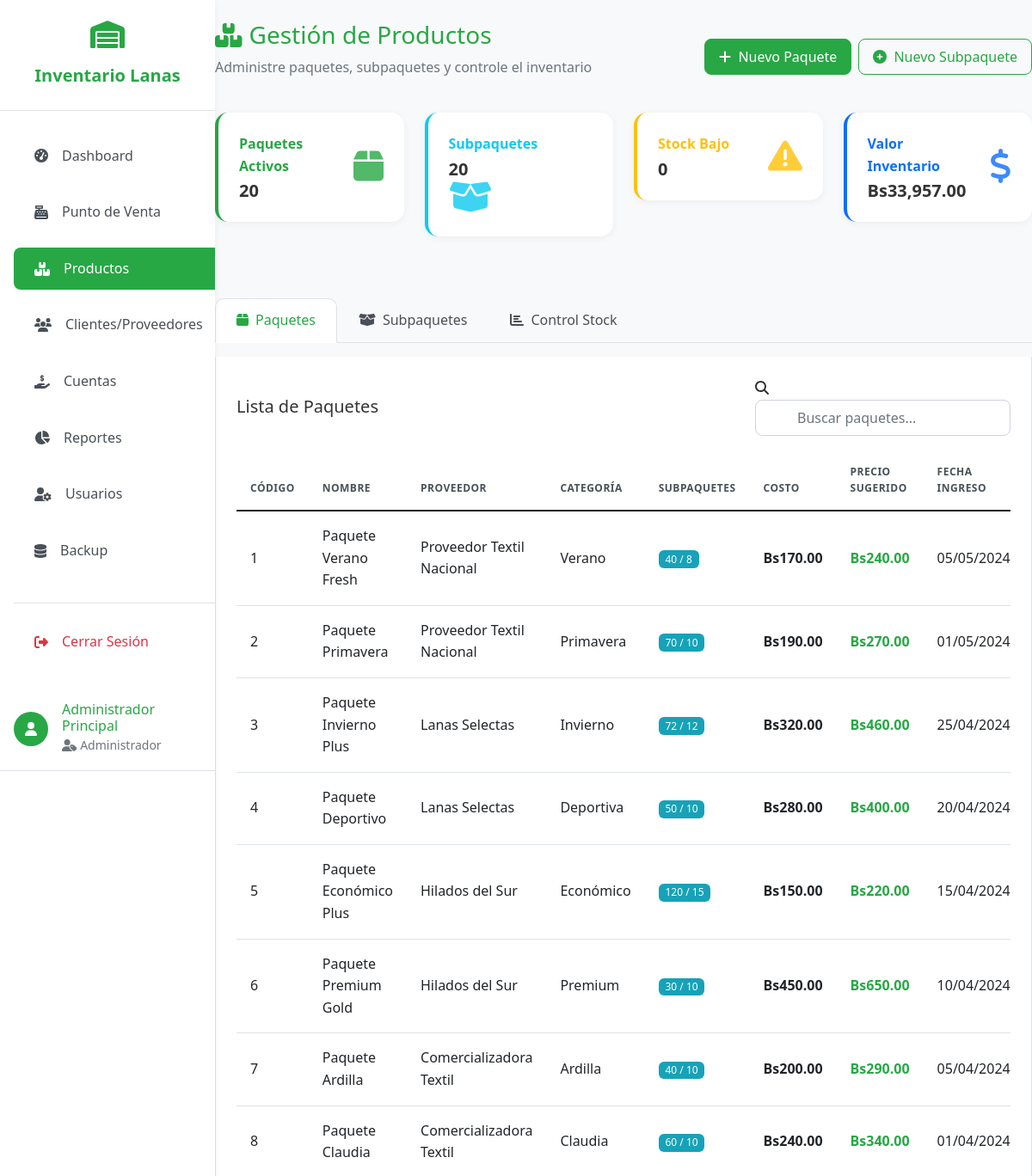
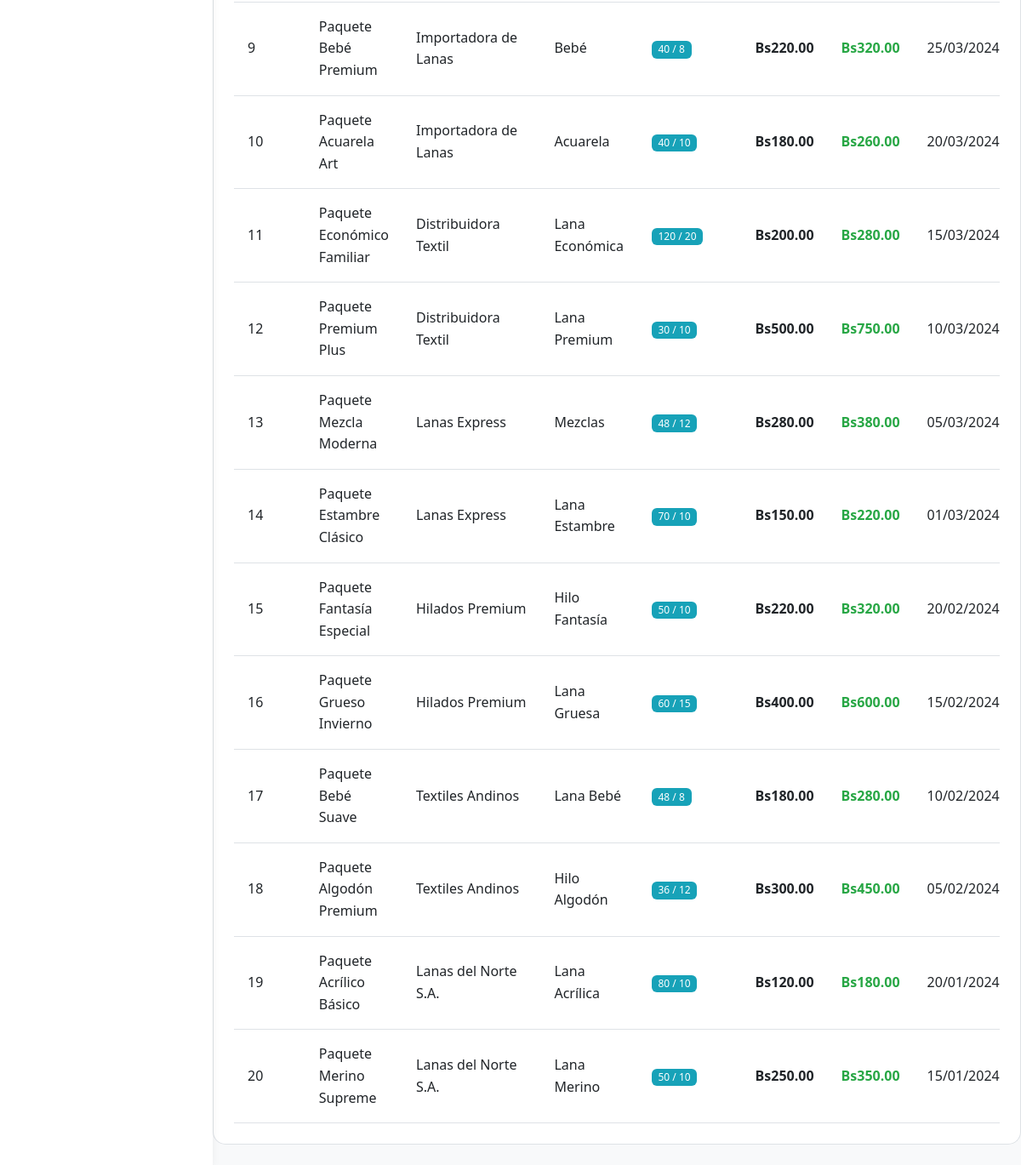
/modulo_productos.php (signed in), run on the app's committed database (2 pictures, top to bottom).
### tables this page shows
CREATE TABLE `paquetes` (
  `id` int(11) NOT NULL AUTO_INCREMENT,
  `codigo` varchar(50) NOT NULL,
  `proveedor_id` int(11) DEFAULT NULL,
  `categoria_id` int(11) DEFAULT NULL,
  `nombre` varchar(150) DEFAULT NULL,
  `descripcion` text DEFAULT NULL,
  `subpaquetes_por_paquete` int(11) DEFAULT 10,
  `cantidad_paquetes` int(11) DEFAULT 0,
  `cantidad_subpaquetes` int(11) DEFAULT 0,
  `costo` decimal(10,2) DEFAULT NULL,
  `precio_venta_sugerido` decimal(10,2) DEFAULT NULL,
  `fecha_ingreso` date DEFAULT NULL,
  `ubicacion` varchar(50) DEFAULT NULL,
  PRIMARY KEY (`id`),
  UNIQUE KEY `codigo` (`codigo`),
  KEY `idx_paquete_proveedor` (`proveedor_id`),
  KEY `idx_paquete_categoria` (`categoria_id`),
  CONSTRAINT `paquetes_ibfk_1` FOREIGN KEY (`proveedor_id`) REFERENCES `proveedores` (`id`),
  CONSTRAINT `paquetes_ibfk_2` FOREIGN KEY (`categoria_id`) REFERENCES `categorias` (`id`)
);

CREATE TABLE `proveedores` (
  `id` int(11) NOT NULL AUTO_INCREMENT,
  `nombre` varchar(100) NOT NULL,
  `ruc` varchar(20) DEFAULT NULL,
  `telefono` varchar(20) DEFAULT NULL,
  `email` varchar(100) DEFAULT NULL,
  `direccion` text DEFAULT NULL,
  `ciudad` varchar(50) DEFAULT NULL,
  `saldo_deuda` decimal(10,2) DEFAULT 0.00,
  `activo` tinyint(1) DEFAULT 1,
  `creado_en` timestamp NOT NULL DEFAULT current_timestamp(),
  PRIMARY KEY (`id`)
);

CREATE TABLE `categorias` (
  `id` int(11) NOT NULL AUTO_INCREMENT,
  `proveedor_id` int(11) DEFAULT NULL,
  `nombre` varchar(100) NOT NULL,
  `descripcion` text DEFAULT NULL,
  PRIMARY KEY (`id`),
  KEY `idx_categoria_proveedor` (`proveedor_id`),
  CONSTRAINT `categorias_ibfk_1` FOREIGN KEY (`proveedor_id`) REFERENCES `proveedores` (`id`) ON DELETE CASCADE
);

### funciones.php (called while the page is built, shortened)
<?php
class Funciones {
    public static function formatearFecha($fecha, $formato = 'd/m/Y') {
        $timestamp = strtotime($fecha);
        return date($formato, $timestamp);
    }
    public static function formatearMonedaBolivianos($monto) {
        return 'Bs' . number_format($monto, 2, '.', ',');
    }
}
?>

### modulo_productos.php (the view, shortened to what this page needs)
<?php
require_once 'funciones.php';
$db = getDB();
$paquetes = [];
$subpaquetes = [];
$stock_bajo = [];
try {
    $stmt = $db->query("SELECT p.*,
                               prov.nombre as proveedor_nombre,
                               cat.nombre as categoria_nombre
                       FROM paquetes p
                       JOIN proveedores prov ON p.proveedor_id = prov.id
                       JOIN categorias cat ON p.categoria_id = cat.id
                       ORDER BY p.fecha_ingreso DESC");
    $paquetes = $stmt->fetchAll();
    $stmt = $db->query("SELECT s.*,
                               p.nombre as paquete_nombre,
                               p.codigo as paquete_codigo,
                               p.id as paquete_id
                       FROM subpaquetes s
                       JOIN paquetes p ON s.paquete_id = p.id
                       ORDER BY p.nombre, s.nombre_color");
    $subpaquetes = $stmt->fetchAll();
    $stmt = $db->prepare("SELECT s.*,
                                 p.nombre as paquete_nombre,
                                 p.codigo as paquete_codigo
                         FROM subpaquetes s
                         JOIN paquetes p ON s.paquete_id = p.id
                         WHERE s.stock <= s.min_stock
                         ORDER BY s.stock ASC
                         LIMIT 10");
    $stmt->execute();
    $stock_bajo = $stmt->fetchAll();
} catch (PDOException $e) {
    $error = "Error cargando datos: " . $e->getMessage();
}
?>
<!DOCTYPE html>
<html lang="es">
<head>
    <?php include 'header.php'; ?>
</head>
<body>
    <?php include 'sidebar.php'; ?>
    <div class="main-content">
        <div class="container-fluid py-4">
            <div class="d-flex justify-content-between align-items-center mb-4">
                <div>
                    <h1 class="h3 mb-2 text-success">
                        <i class="fas fa-boxes me-2"></i>Gestión de Productos
                    </h1>
                    <p class="text-muted">
                        Administre paquetes, subpaquetes y controle el inventario
                    </p>
                </div>
                <div class="d-flex gap-2">
                    <button class="btn btn-success" onclick="mostrarModalPaquete('nuevo')">
                        <i class="fas fa-plus me-2"></i>Nuevo Paquete
                    </button>
                    <button class="btn btn-outline-success" onclick="mostrarModalSubpaquete('nuevo')">
                        <i class="fas fa-plus-circle me-2"></i>Nuevo Subpaquete
                    </button>
                </div>
            </div>
            <div class="row mb-4">
                <div class="col-xl-3 col-md-6 mb-4">
                    <div class="card stats-card border-start border-success border-4">
                        <div class="card-body">
                            <div class="row align-items-center">
                                <div class="col">
                                    <div class="text-xs fw-bold text-success mb-1">
                                        Paquetes Activos
                                    </div>
                                    <div class="h5 mb-0 fw-bold">
                                        <?php echo count($paquetes); ?>
                                    </div>
                                </div>
                                <div class="col-auto">
                                    <i class="fas fa-box stats-icon text-success"></i>
                                </div>
                            </div>
                        </div>
                    </div>
                </div>
                <div class="col-xl-3 col-md-6 mb-4">
                    <div class="card stats-card border-start border-info border-4">
                        <div class="card-body">
                            <div class="row align-items-center">
                                <div class="col">
                                    <div class="text-xs fw-bold text-info mb-1">
                                        Subpaquetes
                                    </div>
                                    <div class="h5 mb-0 fw-bold">
                                        <?php echo count($subpaquetes); ?>
                                    </div>
                                </div>
                                <div class="col-auto">
                                    <i class="fas fa-box-open stats-icon text-info"></i>
                                </div>
                            </div>
                        </div>
                    </div>
                </div>
                <div class="col-xl-3 col-md-6 mb-4">
                    <div class="card stats-card border-start border-warning border-4">
                        <div class="card-body">
                            <div class="row align-items-center">
                                <div class="col">
                                    <div class="text-xs fw-bold text-warning mb-1">
                                        Stock Bajo
                                    </div>
                                    <div class="h5 mb-0 fw-bold">
                                        <?php echo count($stock_bajo); ?>
                                    </div>
                                </div>
                                <div class="col-auto">
                                    <i class="fas fa-exclamation-triangle stats-icon text-warning"></i>
                                </div>
                            </div>
                        </div>
                    </div>
                </div>
                <div class="col-xl-3 col-md-6 mb-4">
                    <div class="card stats-card border-start border-primary border-4">
                        <div class="card-body">
                            <div class="row align-items-center">
                                <div class="col">
                                    <div class="text-xs fw-bold text-primary mb-1">
                                        Valor Inventario
                                    </div>
                                    <div class="h5 mb-0 fw-bold">
                                        <?php
                                        $valor_total = 0;
                                        foreach ($subpaquetes as $subpaquete) {
                                            $valor_total += $subpaquete['precio_venta'] * $subpaquete['stock'];
                                        }
                                        echo Funciones::formatearMonedaBolivianos($valor_total);
                                        ?>
                                    </div>
                                </div>
                                <div class="col-auto">
                                    <i class="fas fa-dollar-sign stats-icon text-primary"></i>
                                </div>
                            </div>
                        </div>
                    </div>
                </div>
            </div>
            <ul class="nav nav-tabs mb-3" id="productTabs" role="tablist">
                <li class="nav-item" role="presentation">
                    <button class="nav-link active" id="paquetes-tab" data-bs-toggle="tab"
                            data-bs-target="#paquetes" type="button" role="tab">
                        <i class="fas fa-box me-2"></i>Paquetes
                    </button>
                </li>
                <li class="nav-item" role="presentation">
                    <button class="nav-link" id="subpaquetes-tab" data-bs-toggle="tab"
                            data-bs-target="#subpaquetes" type="button" role="tab">
                        <i class="fas fa-box-open me-2"></i>Subpaquetes
                    </button>
                </li>
                <li class="nav-item" role="presentation">
                    <button class="nav-link" id="stock-tab" data-bs-toggle="tab"
                            data-bs-target="#stock" type="button" role="tab">
                        <i class="fas fa-chart-bar me-2"></i>Control Stock
                    </button>
                </li>
            </ul>
            <div class="tab-content" id="productTabsContent">
                <div class="tab-pane fade show active" id="paquetes" role="tabpanel">
                    <div class="d-flex justify-content-between align-items-center mb-3">
                        <h5 class="mb-0">Lista de Paquetes</h5>
                        <div class="search-container">
                            <i class="fas fa-search"></i>
                            <input type="text" class="form-control" id="searchPaquetes"
                                   placeholder="Buscar paquetes...">
                        </div>
                    </div>
                    <div class="table-responsive">
                        <table class="table table-hover" id="tablePaquetes">
                            <thead>
                                <tr>
                                    <th>Código</th>
                                    <th>Nombre</th>
                                    <th>Proveedor</th>
                                    <th>Categoría</th>
                                    <th>Subpaquetes</th>
                                    <th>Costo</th>
                                    <th>Precio Sugerido</th>
                                    <th>Fecha Ingreso</th>
                                </tr>
                            </thead>
                            <tbody>
                                <?php foreach ($paquetes as $paquete): ?>
                                    <tr>
                                        <td>
                                        </td>
                                        <td><?php echo htmlspecialchars($paquete['nombre']); ?></td>
                                        <td><?php echo htmlspecialchars($paquete['proveedor_nombre']); ?></td>
                                        <td><?php echo htmlspecialchars($paquete['categoria_nombre']); ?></td>
                                        <td>
                                            <span class="badge bg-info">
                                                <?php echo $paquete['cantidad_subpaquetes']; ?> / <?php echo $paquete['subpaquetes_por_paquete']; ?>
                                            </span>
                                        </td>
                                        <td class="fw-bold"><?php echo Funciones::formatearMonedaBolivianos($paquete['costo']); ?></td>
                                        <td class="fw-bold text-success"><?php echo Funciones::formatearMonedaBolivianos($paquete['precio_venta_sugerido']); ?></td>
                                        <td><?php echo Funciones::formatearFecha($paquete['fecha_ingreso']); ?></td>
                                    </tr>
                                <?php endforeach; ?>
                            </tbody>
                        </table>
                    </div>
                </div>
            </div>
        </div>
    </div>
    <?php include 'footer.php'; ?>
</body>
</html>

### assets/css/style.css (style rules this page uses)
:root { --primary-color: #28a745; --secondary-color: #20c997; --light-green: #d4edda; --dark-green: #218838; --sidebar-width: 250px; --header-height: 60px; }
* { margin: 0; padding: 0; box-sizing: border-box; }
body { font-family: 'Segoe UI', Tahoma, Geneva, Verdana, sans-serif; background-color: #f8f9fa; color: #333; line-height: 1.6; }
.main-content { margin-left: var(--sidebar-width); min-height: 100vh; background-color: #f8f9fa; transition: margin-left 0.3s ease; padding: 0 !important; }
.main-content .container-fluid { padding-left: 0 !important; padding-right: 0 !important; }
.card { border: none; border-radius: 0.75rem; box-shadow: 0 2px 15px rgba(0, 0, 0, 0.05); transition: box-shadow 0.3s ease; margin-bottom: 1.5rem; }
.card-body { padding: 1.5rem; }
.table { margin-bottom: 0; }
.table thead th { border-top: none; border-bottom: 1px solid #dee2e6; font-weight: 600; color: #495057; text-transform: uppercase; font-size: 0.75rem; letter-spacing: 0.5px; padding: 1rem; }
.table tbody td { padding: 1rem; vertical-align: middle; }
.btn { border-radius: 0.5rem; font-weight: 500; padding: 0.5rem 1rem; transition: all 0.3s ease; }
.btn-success { background-color: var(--primary-color); border-color: var(--primary-color); }
.btn-outline-success { color: var(--primary-color); border-color: var(--primary-color); }
.form-control, .form-select { border-radius: 0.5rem; border: 1px solid #ced4da; padding: 0.5rem 1rem; transition: all 0.3s ease; }
.badge { border-radius: 0.375rem; padding: 0.35em 0.65em; font-weight: 500; }
.badge.bg-info { background-color: #17a2b8 !important; }
.text-success { color: var(--primary-color) !important; }
.border-success { border-color: var(--primary-color) !important; }
.stats-card { border-left: 4px solid var(--primary-color); transition: all 0.3s ease; }
.stats-icon { font-size: 2.5rem; opacity: 0.8; }

### header.php (style rules this page uses)
:root { --primary-color: #28a745; --secondary-color: #20c997; --light-green: #d4edda; --dark-green: #218838; --sidebar-width: 250px; }
body { font-family: 'Segoe UI', Tahoma, Geneva, Verdana, sans-serif; background-color: #f8f9fa; }
.btn-success { background-color: var(--primary-color); border-color: var(--primary-color); }
.btn-outline-success { color: var(--primary-color); border-color: var(--primary-color); }
.border-success { border-color: var(--primary-color) !important; }
.text-success { color: var(--primary-color) !important; }
.card { border: none; box-shadow: 0 2px 10px rgba(0,0,0,0.05); transition: box-shadow 0.3s ease; }

### modulo_productos.php (style rules this page uses)
.stats-card { transition: all 0.3s ease; border: none; border-radius: 15px; overflow: hidden; }
.stats-icon { font-size: 2.5rem; opacity: 0.8; }
.tab-content { background: white; border-radius: 0 0 15px 15px; padding: 1.5rem; border: 1px solid #dee2e6; border-top: none; }
.nav-tabs .nav-link { border: 1px solid transparent; border-radius: 10px 10px 0 0; padding: 0.75rem 1.5rem; font-weight: 500; color: #495057; transition: all 0.3s; }
.nav-tabs .nav-link.active { color: var(--primary-color); background-color: white; border-color: #dee2e6 #dee2e6 #fff; }
.search-container { position: relative; max-width: 300px; }
.search-container input { padding-left: 3rem; }

### data on the page
paquetes: nombre "Paquete Verano Fresh", proveedor.nombre "Proveedor Textil Nacional", categoria.nombre "Verano", cantidad_subpaquetes "40", subpaquetes_por_paquete "8", costo "Bs170.00", precio_venta_sugerido "Bs240.00", fecha_ingreso "05/05/2024"
paquetes: nombre "Paquete Primavera", proveedor.nombre "Proveedor Textil Nacional", categoria.nombre "Primavera", cantidad_subpaquetes "70", subpaquetes_por_paquete "10", costo "Bs190.00", precio_venta_sugerido "Bs270.00", fecha_ingreso "01/05/2024"
paquetes: nombre "Paquete Invierno Plus", proveedor.nombre "Lanas Selectas", categoria.nombre "Invierno", cantidad_subpaquetes "72", subpaquetes_por_paquete "12", costo "Bs320.00", precio_venta_sugerido "Bs460.00", fecha_ingreso "25/04/2024"
paquetes: nombre "Paquete Deportivo", proveedor.nombre "Lanas Selectas", categoria.nombre "Deportiva", cantidad_subpaquetes "50", subpaquetes_por_paquete "10", costo "Bs280.00", precio_venta_sugerido "Bs400.00", fecha_ingreso "20/04/2024"
paquetes: nombre "Paquete Económico Plus", proveedor.nombre "Hilados del Sur", categoria.nombre "Económico", cantidad_subpaquetes "120", subpaquetes_por_paquete "15", costo "Bs150.00", precio_venta_sugerido "Bs220.00", fecha_ingreso "15/04/2024"
paquetes: nombre "Paquete Premium Gold", proveedor.nombre "Hilados del Sur", categoria.nombre "Premium", cantidad_subpaquetes "30", subpaquetes_por_paquete "10", costo "Bs450.00", precio_venta_sugerido "Bs650.00", fecha_ingreso "10/04/2024"
paquetes: nombre "Paquete Ardilla", proveedor.nombre "Comercializadora Textil", categoria.nombre "Ardilla", cantidad_subpaquetes "40", subpaquetes_por_paquete "10", costo "Bs200.00", precio_venta_sugerido "Bs290.00", fecha_ingreso "05/04/2024"
paquetes: nombre "Paquete Claudia", proveedor.nombre "Comercializadora Textil", categoria.nombre "Claudia", cantidad_subpaquetes "60", subpaquetes_por_paquete "10", costo "Bs240.00", precio_venta_sugerido "Bs340.00", fecha_ingreso "01/04/2024"
paquetes: nombre "Paquete Bebé Premium", proveedor.nombre "Importadora de Lanas", categoria.nombre "Bebé", cantidad_subpaquetes "40", subpaquetes_por_paquete "8", costo "Bs220.00", precio_venta_sugerido "Bs320.00", fecha_ingreso "25/03/2024"
paquetes: nombre "Paquete Acuarela Art", proveedor.nombre "Importadora de Lanas", categoria.nombre "Acuarela", cantidad_subpaquetes "40", subpaquetes_por_paquete "10", costo "Bs180.00", precio_venta_sugerido "Bs260.00", fecha_ingreso "20/03/2024"
paquetes: nombre "Paquete Económico Familiar", proveedor.nombre "Distribuidora Textil", categoria.nombre "Lana Económica", cantidad_subpaquetes "120", subpaquetes_por_paquete "20", costo "Bs200.00", precio_venta_sugerido "Bs280.00", fecha_ingreso "15/03/2024"
paquetes: nombre "Paquete Premium Plus", proveedor.nombre "Distribuidora Textil", categoria.nombre "Lana Premium", cantidad_subpaquetes "30", subpaquetes_por_paquete "10", costo "Bs500.00", precio_venta_sugerido "Bs750.00", fecha_ingreso "10/03/2024"
paquetes: nombre "Paquete Mezcla Moderna", proveedor.nombre "Lanas Express", categoria.nombre "Mezclas", cantidad_subpaquetes "48", subpaquetes_por_paquete "12", costo "Bs280.00", precio_venta_sugerido "Bs380.00", fecha_ingreso "05/03/2024"
paquetes: nombre "Paquete Estambre Clásico", proveedor.nombre "Lanas Express", categoria.nombre "Lana Estambre", cantidad_subpaquetes "70", subpaquetes_por_paquete "10", costo "Bs150.00", precio_venta_sugerido "Bs220.00", fecha_ingreso "01/03/2024"
paquetes: nombre "Paquete Fantasía Especial", proveedor.nombre "Hilados Premium", categoria.nombre "Hilo Fantasía", cantidad_subpaquetes "50", subpaquetes_por_paquete "10", costo "Bs220.00", precio_venta_sugerido "Bs320.00", fecha_ingreso "20/02/2024"
paquetes: nombre "Paquete Grueso Invierno", proveedor.nombre "Hilados Premium", categoria.nombre "Lana Gruesa", cantidad_subpaquetes "60", subpaquetes_por_paquete "15", costo "Bs400.00", precio_venta_sugerido "Bs600.00", fecha_ingreso "15/02/2024"
paquetes: nombre "Paquete Bebé Suave", proveedor.nombre "Textiles Andinos", categoria.nombre "Lana Bebé", cantidad_subpaquetes "48", subpaquetes_por_paquete "8", costo "Bs180.00", precio_venta_sugerido "Bs280.00", fecha_ingreso "10/02/2024"
paquetes: nombre "Paquete Algodón Premium", proveedor.nombre "Textiles Andinos", categoria.nombre "Hilo Algodón", cantidad_subpaquetes "36", subpaquetes_por_paquete "12", costo "Bs300.00", precio_venta_sugerido "Bs450.00", fecha_ingreso "05/02/2024"
paquetes: nombre "Paquete Acrílico Básico", proveedor.nombre "Lanas del Norte S.A.", categoria.nombre "Lana Acrílica", cantidad_subpaquetes "80", subpaquetes_por_paquete "10", costo "Bs120.00", precio_venta_sugerido "Bs180.00", fecha_ingreso "20/01/2024"
paquetes: nombre "Paquete Merino Supreme", proveedor.nombre "Lanas del Norte S.A.", categoria.nombre "Lana Merino", cantidad_subpaquetes "50", subpaquetes_por_paquete "10", costo "Bs250.00", precio_venta_sugerido "Bs350.00", fecha_ingreso "15/01/2024"

### other printed values
Funciones::obtenerNombreUsuario() "Administrador Principal"
count($paquetes) "20"
count($subpaquetes) "20"
count($stock_bajo) "0"
Funciones::formatearMonedaBolivianos($valor_total) "Bs33,957.00"
